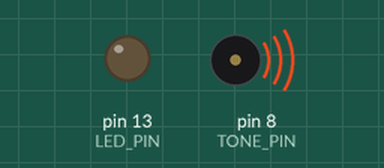
The sketch below on a simulated Arduino Uno, built with avr-gcc and run on an emulated ATmega328P. Shown: output pins drawn as LEDs (lit = HIGH), buzzer (waves = sounding). What the sketch prints to the serial monitor is not drawn.

Above: at 0.15 s.
At 6.9 s:
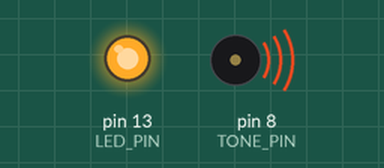
At 21.02 s:
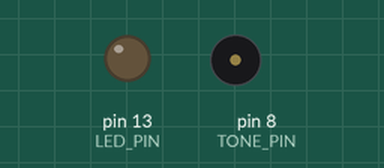
At 39.3 s:
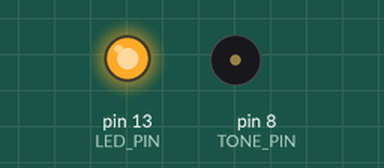
Timing chart, 0 to 40.0 s (numbered marks = the images above):
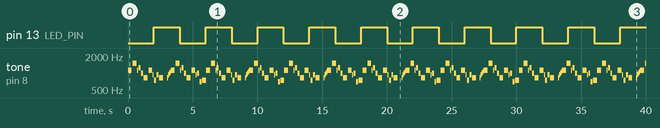

The sketch:

CH_49_02.ino
```cpp
#include <PlayRtttl.h>

const int TONE_PIN = 8, LED_PIN = 13;
unsigned long time_previous;
bool LEDstate = false;
int INTERVAL = 2000;      // LED 점멸 간격

char myMusic[] =
  "Smurfs:d=32,o=5,b=200:4c#6,16p,4f#6,p,16c#6,p,8d#6,p,8b,p,4g#,16p,"
  "4c#6,p,16a#,p,8f#,p,8a#,p,4g#,4p,g#,p,a#,p,b,p,c6,p,4c#6,16p,4f#6,"
  "p,16c#6,p,8d#6,p,8b,p,4g#,16p,4c#6,p,16a#,p,8b,p,8f,p,4f#";

void setup() {
  Serial.begin(9600);

  pinMode(LED_PIN, OUTPUT);   // LED 연결 핀을 출력으로 설정
  digitalWrite(LED_PIN, LEDstate);

  time_previous = millis();

  Serial.println("** 배경음악 재생을 시작합니다.");
  startPlayRtttl(TONE_PIN, myMusic);  // 배경음악 재생 시작
}

void loop() {
  unsigned long time_current = millis();

  // 지정한 시간이 지나면 LED 상태를 반전
  if (time_current - time_previous >= INTERVAL) {
    time_previous = time_current;
    LEDstate = !LEDstate;
    digitalWrite(LED_PIN, LEDstate);

    Serial.print("* LED 상태가 ");
    Serial.print(LEDstate ? "ON으로 " : "OFF로 ");
    Serial.println("바뀌었습니다.");
  }

  // 재생 상태를 업데이트하고 재생이 끝나면 다시 재생 시작
  if (!updatePlayRtttl()) {
    startPlayRtttl(TONE_PIN, myMusic);
    Serial.println("** 배경음악 재생을 다시 시작합니다.");
  }
}
```

Measured:
- by itself, pin 13 (LED_PIN): alternates HIGH for 2.0 s and LOW for 2.0 s
- by itself, tone on pin 8 (TONE_PIN): plays 1108 Hz for 0.30 s, 1479 Hz for 0.30 s, 1108 Hz for 0.08 s, 1244 Hz for 0.15 s, 987 Hz for 0.15 s, 830 Hz for 0.30 s … (173 notes in this stretch)
